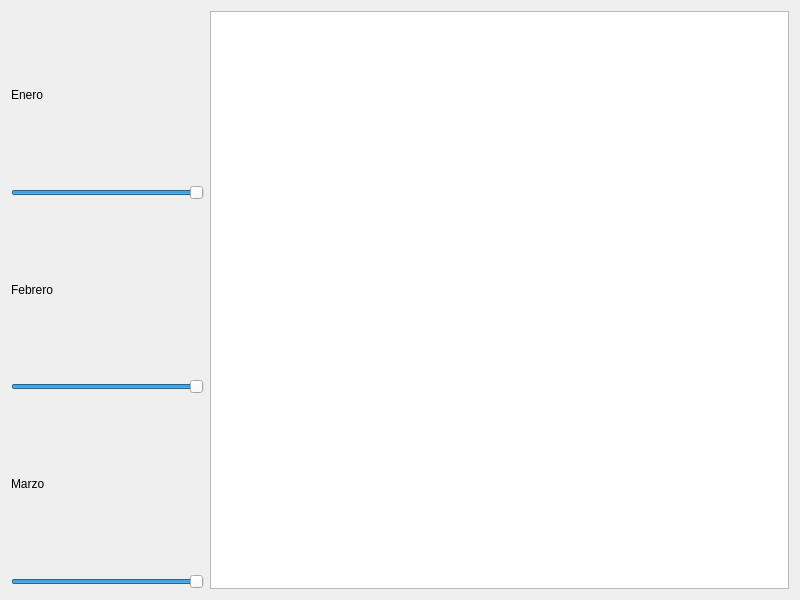
<?xml version="1.0" encoding="UTF-8"?>
<ui version="4.0">
 <class>Widget</class>
 <widget class="QWidget" name="Widget">
  <property name="geometry">
   <rect>
    <x>0</x>
    <y>0</y>
    <width>800</width>
    <height>600</height>
   </rect>
  </property>
  <property name="windowTitle">
   <string>Widget</string>
  </property>
  <layout class="QHBoxLayout" name="horizontalLayout" stretch="1,3">
   <item>
    <layout class="QVBoxLayout" name="verticalLayout" stretch="0,0,0,0,0,0">
     <item>
      <widget class="QLabel" name="label">
       <property name="text">
        <string>Enero</string>
       </property>
      </widget>
     </item>
     <item>
      <widget class="QSlider" name="enero">
       <property name="value">
        <number>99</number>
       </property>
       <property name="orientation">
        <enum>Qt::Orientation::Horizontal</enum>
       </property>
      </widget>
     </item>
     <item>
      <widget class="QLabel" name="label_2">
       <property name="text">
        <string>Febrero</string>
       </property>
      </widget>
     </item>
     <item>
      <widget class="QSlider" name="febrero">
       <property name="value">
        <number>99</number>
       </property>
       <property name="orientation">
        <enum>Qt::Orientation::Horizontal</enum>
       </property>
      </widget>
     </item>
     <item>
      <widget class="QLabel" name="label_3">
       <property name="text">
        <string>Marzo</string>
       </property>
      </widget>
     </item>
     <item>
      <widget class="QSlider" name="marzo">
       <property name="value">
        <number>99</number>
       </property>
       <property name="orientation">
        <enum>Qt::Orientation::Horizontal</enum>
       </property>
      </widget>
     </item>
    </layout>
   </item>
   <item>
    <widget class="QChartView" name="graphicsView"/>
   </item>
  </layout>
 </widget>
 <customwidgets>
  <customwidget>
   <class>QChartView</class>
   <extends>QGraphicsView</extends>
   <header>QtCharts</header>
  </customwidget>
 </customwidgets>
 <resources/>
 <connections/>
</ui>
